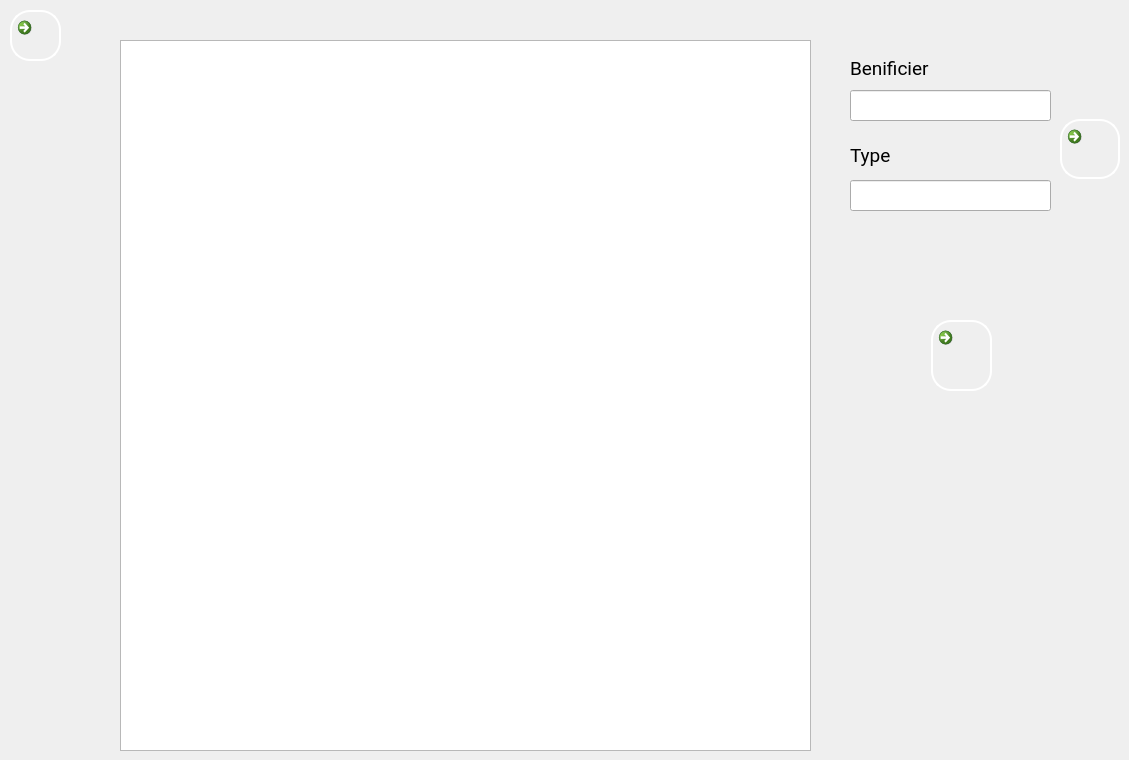
   <widget class="QWidget" name="afficher_contrat">
    <widget class="QLineEdit" name="benificier_t">
     <property name="geometry">
      <rect>
       <x>850</x>
       <y>90</y>
       <width>201</width>
       <height>31</height>
      </rect>
     </property>
     <property name="font">
      <font>
       <family>Roboto Light</family>
       <pointsize>12</pointsize>
      </font>
     </property>
    </widget>
    <widget class="QTableView" name="tableView">
     <property name="geometry">
      <rect>
       <x>120</x>
       <y>40</y>
       <width>691</width>
       <height>711</height>
      </rect>
     </property>
     <property name="font">
      <font>
       <family>Roboto</family>
       <pointsize>10</pointsize>
      </font>
     </property>
     <property name="styleSheet">
      <string notr="true">QTableView { selection-color: white }</string>
     </property>
    </widget>
    <widget class="QLabel" name="benificer">
     <property name="geometry">
      <rect>
       <x>850</x>
       <y>60</y>
       <width>161</width>
       <height>16</height>
      </rect>
     </property>
     <property name="font">
      <font>
       <family>Roboto</family>
       <pointsize>14</pointsize>
      </font>
     </property>
     <property name="text">
      <string>Benificier</string>
     </property>
    </widget>
    <widget class="QCommandLinkButton" name="backtocontrat">
     <property name="geometry">
      <rect>
       <x>10</x>
       <y>10</y>
       <width>51</width>
       <height>51</height>
      </rect>
     </property>
     <property name="styleSheet">
      <string notr="true">QPushButton{
 border-width: 2px;
border-style: outset;
border-color: white;
border-radius: 20px;
padding:0 8;
}
QPushButton:hover
{
background:#f5f5f5;
}
QPushButton:pressed{
border-style: inset;
border-radius: 20px;
padding:0 8;
background:#eeeeee;
}</string>
     </property>
     <property name="text">
      <string/>
     </property>
     <property name="iconSize">
      <size>
       <width>32</width>
       <height>32</height>
      </size>
     </property>
    </widget>
    <widget class="QCommandLinkButton" name="reset">
     <property name="geometry">
      <rect>
       <x>931</x>
       <y>320</y>
       <width>61</width>
       <height>71</height>
      </rect>
     </property>
     <property name="font">
      <font>
       <family>Segoe UI</family>
       <pointsize>5</pointsize>
      </font>
     </property>
     <property name="styleSheet">
      <string notr="true">QPushButton{
 border-width: 2px;
border-style: outset;
border-color: white;
border-radius: 20px;
padding:0 8;
}
QPushButton:hover
{
background:#f5f5f5;
}
QPushButton:pressed{
border-style: inset;
border-radius: 20px;
padding:0 8;
background:#eeeeee;
}</string>
     </property>
     <property name="text">
      <string/>
     </property>
     <property name="iconSize">
      <size>
       <width>48</width>
       <height>48</height>
      </size>
     </property>
    </widget>
    <widget class="QCommandLinkButton" name="search">
     <property name="geometry">
      <rect>
       <x>1060</x>
       <y>119</y>
       <width>60</width>
       <height>60</height>
      </rect>
     </property>
     <property name="font">
      <font>
       <family>Segoe UI</family>
       <pointsize>5</pointsize>
      </font>
     </property>
     <property name="styleSheet">
      <string notr="true">QPushButton{
 border-width: 2px;
border-style: outset;
border-color: white;
border-radius: 20px;
padding:0 8;
}
QPushButton:hover
{
background:#f5f5f5;
}
QPushButton:pressed{
border-style: inset;
border-radius: 20px;
padding:0 8;
background:#eeeeee;
}</string>
     </property>
     <property name="text">
      <string/>
     </property>
     <property name="iconSize">
      <size>
       <width>50</width>
       <height>50</height>
      </size>
     </property>
    </widget>
    <widget class="QLabel" name="type">
     <property name="geometry">
      <rect>
       <x>850</x>
       <y>140</y>
       <width>121</width>
       <height>31</height>
      </rect>
     </property>
     <property name="font">
      <font>
       <family>Roboto</family>
       <pointsize>14</pointsize>
      </font>
     </property>
     <property name="text">
      <string>Type</string>
     </property>
    </widget>
    <widget class="QLineEdit" name="type_t">
     <property name="geometry">
      <rect>
       <x>850</x>
       <y>180</y>
       <width>201</width>
       <height>31</height>
      </rect>
     </property>
     <property name="font">
      <font>
       <family>Roboto Light</family>
       <pointsize>12</pointsize>
      </font>
     </property>
    </widget>
   </widget>
